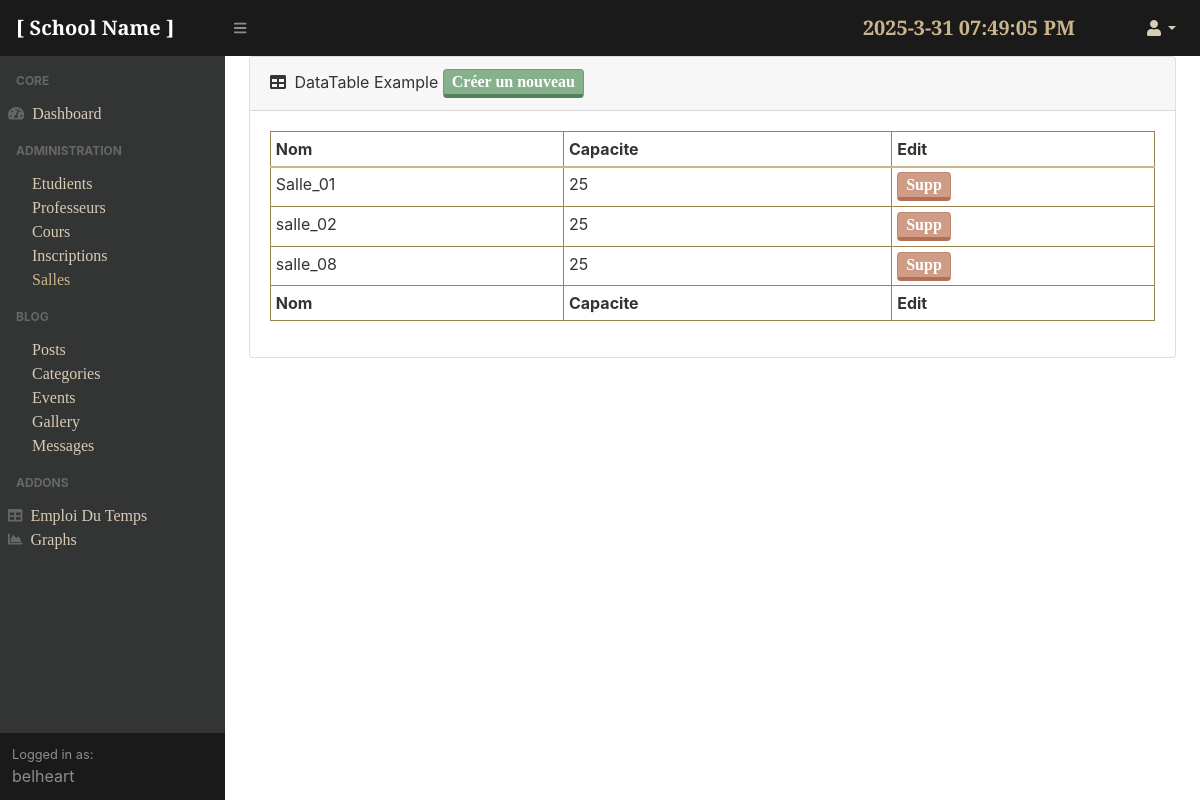
Page /adminpanel/salles/ (signed in) on the committed database.
### courses/models.py (models this page shows, shortened)
class Salle(models.Model):
    name = models.CharField(max_length=10)
    capacity = models.IntegerField()

### adminpanel/views.py (the view)
# urls.py: path('salles/', salleListView.as_view(), name='salles'),
class salleListView(LoginRequiredMixin, ListView):
	model = Salle
	template_name = 'adminpanel/salles.html'
	context_object_name = 'Salle'

### adminpanel/templates/adminpanel/salles.html
{% extends 'adminpanel/base.html' %}
{% block content %}
	<div class="card mb-4">
                            <div class="card-header">
                                <i class="fas fa-table mr-1"></i>
                                DataTable Example <a href="{% url 'new-salle' %}" class="btn btn-outline-success p-0 px-2 m-0 mr-2">Créer un nouveau</a>
                            </div>
                            <div class="card-body">
                                <div class="table-responsive">
                                    <table class="table table-bordered table-sm" id="dataTable" width="100%" cellspacing="0">
                                        <thead>
                                            <tr>
                                                <th>Nom</th>
                                                <th>Capacite</th>
                                                <th>Edit</th>
                                            </tr>
                                        </thead>
                                        <tfoot>
                                            <tr>
                                                <th>Nom</th>
                                                <th>Capacite</th>
                                                <th>Edit</th>
                                            </tr>
                                        </tfoot>
                                        <tbody>
					{% for  tch in Salle %}
                                        <tr role="row" class="odd">
                                                <td>{{tch.name}}</td>
                                                <td>{{tch.capacity}}</td>
						{% if user.is_authenticated %}
						<td><a href="{% url 'delete-salle' tch.id %}" class="max-auto btn btn-outline-danger p-0 px-2">Supp</a></td>
						{% endif %}
                                            </tr>
					{%endfor%}
                                            </tbody>
                                    </table>
{% endblock %}

### adminpanel/templates/adminpanel/base.html (shortened to what this page needs)
{%load static%}
<!DOCTYPE html>
<html lang="en">
    <head>
    <link href="{% static 'adminpanel/assets/css/styles.css'%}" rel="stylesheet" />
    <link href="https://cdn.datatables.net/1.10.20/css/dataTables.bootstrap4.min.css" rel="stylesheet" />
    </head>
    <body class="sb-nav-fixed">
        <nav class="sb-topnav navbar navbar-expand navbar-dark bg-dark">
            <a class="navbar-brand" href="{% url 'blog-home' %}">[ School Name ]</a>
            <button class="btn btn-link btn-sm order-1 order-lg-0" id="sidebarToggle" href="#"><i class="fas fa-bars"></i></button>
            <form class="d-none d-md-inline-block form-inline ml-auto mr-0 mr-md-3 my-2 my-md-0">
                <p id="MyClockDisplay"  class="navbar-brand mr-5 text-gold" onload="showTime()"></p>
            </form>
            <ul class="navbar-nav ml-auto ml-md-0">
                <li class="nav-item dropdown">
                    <a class="nav-link dropdown-toggle" id="userDropdown" href="#" role="button" data-toggle="dropdown" aria-haspopup="true" aria-expanded="false"><i class="fas fa-user fa-fw"></i></a>
                </li>
            </ul>
        </nav>
        <div id="layoutSidenav">
            <div id="layoutSidenav_nav">
                <nav class="sb-sidenav accordion sb-sidenav-dark" id="sidenavAccordion">
                    <div class="sb-sidenav-menu">
                        <div class="nav">
                            <div class="sb-sidenav-menu-heading">Core</div>
                            <a class="nav-link" href="{% url 'dashboard' %}">
                                <div class="sb-nav-link-icon"><i class="fas fa-tachometer-alt"></i></div>
                                Dashboard
                            </a>
                            <div class="sb-sidenav-menu-heading">Administration</div>
                            <div class="collapse show" id="collapseLayouts" aria-labelledby="headingOne" data-parent="#sidenavAccordion" style="">
                                <nav class="sb-sidenav-menu-nested nav">
                                    <a class="nav-link" href="{% url 'students' %}">Etudients</a>
                                    <a class="nav-link" href="{% url 'teachers' %}">Professeurs</a>
                                    <a class="nav-link" href="{% url 'courses' %}">Cours</a>
                                    <a class="nav-link" href="{% url 'inscriptions' %}">Inscriptions</a>
                                    <a class="nav-link" href="{% url 'salles' %}">Salles</a>
                                </nav>
                            </div>
                            <div class="sb-sidenav-menu-heading">Blog</div>
                            <div class="collapse show" id="collapseLayouts" aria-labelledby="headingOne" data-parent="#sidenavAccordion" style="">
                                <nav class="sb-sidenav-menu-nested nav">
                                    <a class="nav-link" href="{% url 'blog-posts' %}">Posts</a>
                                    <a class="nav-link" href="{% url 'categories' %}">Categories</a>
                                    <a class="nav-link" href="{% url 'events-admin' %}">Events</a>
                                    <a class="nav-link" href="{% url 'gallery' %}">Gallery</a>
                                    <a class="nav-link" href="{% url 'messages' %}">Messages</a>
                                </nav>
                            </div>
                            <div class="sb-sidenav-menu-heading">Addons</div>
                            <a class="nav-link" href="{% url 'schedule'%}">
                                <div class="sb-nav-link-icon"><i class="fas fa-table"></i></div>
                                Emploi Du Temps
                            </a>
                            <a class="nav-link" href="{% url 'charts'%}">
                                <div class="sb-nav-link-icon"><i class="fas fa-chart-area"></i></div>
                                Graphs
                            </a>
                        </div>
                    </div>
                    <div class="sb-sidenav-footer">
                        <div class="small">Logged in as:</div>
                        {{user.username}}
                    </div>
                </nav>
            </div>
        <div id='layoutSidenav_content'>
        <main>
        <div class="container-fluid">
            {% block content %}{% endblock %}
        </div>
        </main>
        </div>
    </body>
</html>

### rows in the picture
Salle: name "Salle_01", capacity "25"
Salle: name "salle_02", capacity "25"
Salle: name "salle_08", capacity "25"

### other values in the picture
{{ user.username }} "belheart"
